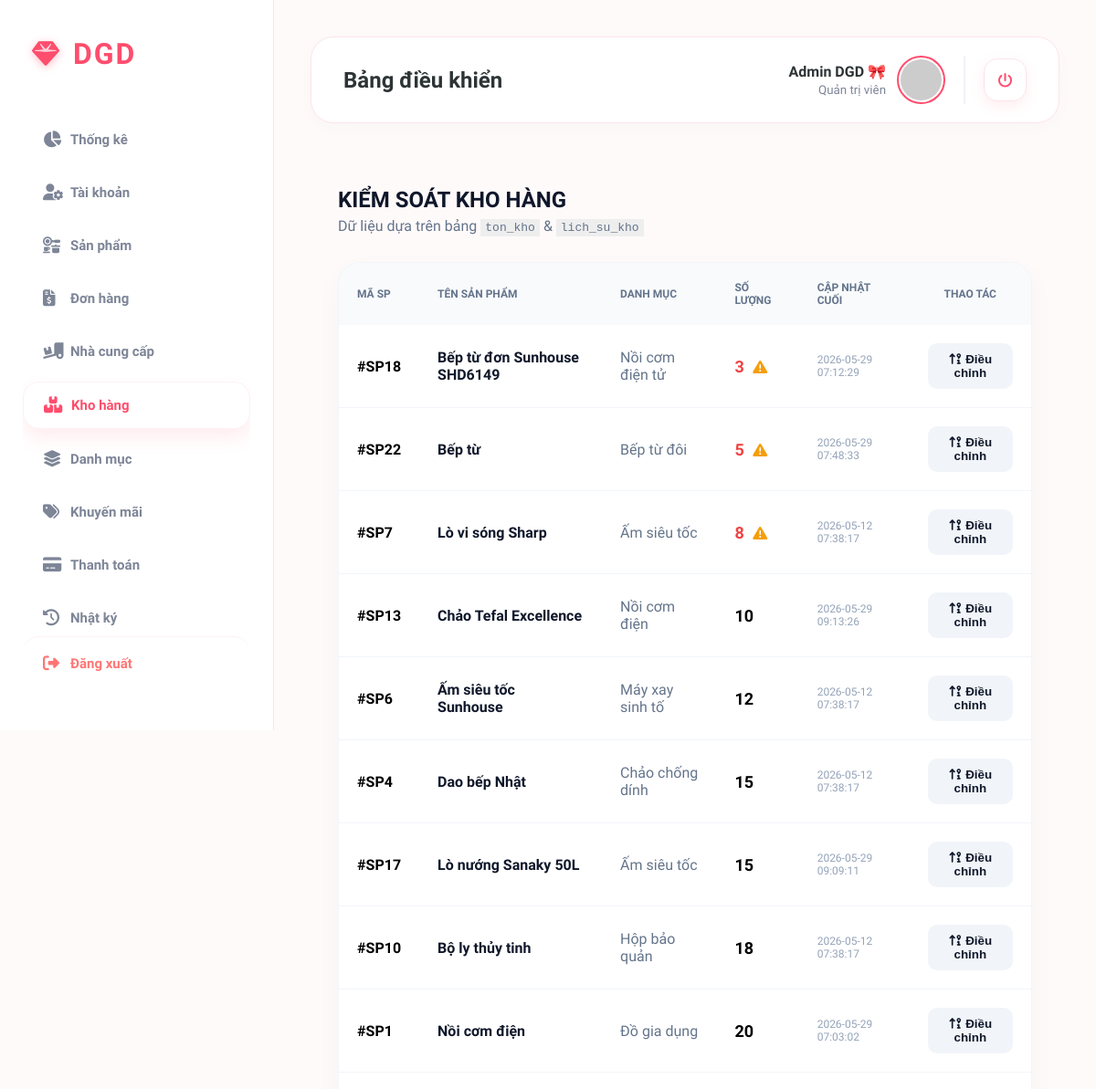
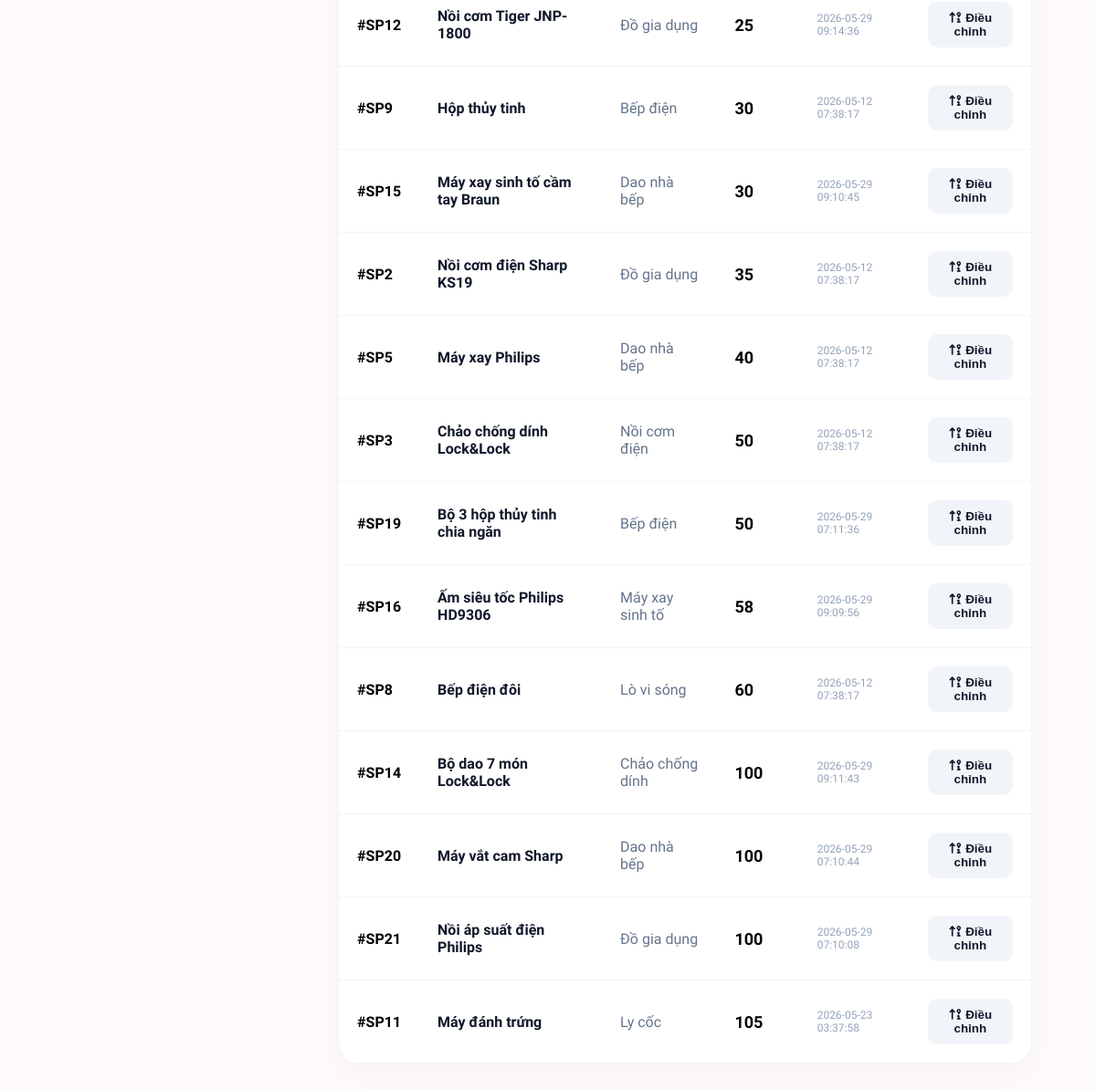
The app's page /admin/warehouse with its own data (2 pictures, top to bottom).
### tables this page shows
CREATE TABLE ton_kho (
    sanPhamId INTEGER PRIMARY KEY,
    soLuong INTEGER DEFAULT 0,
    ngayCapNhat DATETIME DEFAULT CURRENT_TIMESTAMP,

    FOREIGN KEY (sanPhamId)
        REFERENCES san_pham(id)
);

CREATE TABLE san_pham (
    id INTEGER PRIMARY KEY AUTOINCREMENT,
    tenSanPham TEXT NOT NULL,
    moTa TEXT,
    gia REAL NOT NULL,
    danhMucId INTEGER NOT NULL,
    nhaCungCapId INTEGER NOT NULL,
    trangThai INTEGER DEFAULT 1,
    ngayTao DATETIME DEFAULT CURRENT_TIMESTAMP,

    FOREIGN KEY (danhMucId)
        REFERENCES danh_muc(id),

    FOREIGN KEY (nhaCungCapId)
        REFERENCES nha_cung_cap(id)
);

CREATE TABLE danh_muc (
    id INTEGER PRIMARY KEY AUTOINCREMENT,
    tenDanhMuc TEXT NOT NULL,
    danhMucChaId INTEGER,

    FOREIGN KEY (danhMucChaId)
        REFERENCES danh_muc(id)
);

### main.py (the view)
@app.route("/admin/warehouse")
def route_warehouse():
    return warehouse_page()

### controllers/warehouse_controller.py (called while the page is built)
def warehouse_page():
    items = get_inventory_status()
    return render_template("admin/warehouse.html", items=items)

### models/warehouse_model.py (called while the page is built)
def get_db_connection():
    conn = sqlite3.connect("database/database.db")
    conn.row_factory = sqlite3.Row
    return conn

def get_inventory_status():
    conn = get_db_connection()
    sql = """
        SELECT
            sp.id,
            sp.tenSanPham,
            dm.tenDanhMuc,
            tk.soLuong,
            tk.ngayCapNhat
        FROM san_pham sp
        JOIN ton_kho tk ON sp.id = tk.sanPhamId
        JOIN danh_muc dm ON sp.danhMucId = dm.id
        ORDER BY tk.soLuong ASC
    """
    items = conn.execute(sql).fetchall()
    conn.close()
    return items

### templates/admin/warehouse.html (shortened to what this page needs)
{% extends "admin/layout.html" %}
{% block content %}
<div style="padding: 30px; font-family: 'Plus Jakarta Sans', sans-serif;">
    <div style="display: flex; justify-content: space-between; align-items: center; margin-bottom: 30px;">
        <div>
            <h2 style="font-weight: 800; margin: 0; color: #0f172a;">KIỂM SOÁT KHO HÀNG</h2>
            <p style="color: #64748b; margin: 5px 0 0 0;">Dữ liệu dựa trên bảng <code style="background:#eee; padding:2px 5px;">ton_kho</code> & <code style="background:#eee; padding:2px 5px;">lich_su_kho</code></p>
        </div>
    </div>
    <div style="background: white; border-radius: 24px; box-shadow: 0 10px 30px rgba(0,0,0,0.03); overflow: hidden; border: 1px solid #f1f5f9;">
        <table style="width: 100%; border-collapse: collapse;">
            <thead>
                <tr style="background: #f8fafc; text-align: left;">
                    <th style="padding: 20px; font-size: 12px; color: #64748b;">MÃ SP</th>
                    <th style="padding: 20px; font-size: 12px; color: #64748b;">TÊN SẢN PHẨM</th>
                    <th style="padding: 20px; font-size: 12px; color: #64748b;">DANH MỤC</th>
                    <th style="padding: 20px; font-size: 12px; color: #64748b;">SỐ LƯỢNG</th>
                    <th style="padding: 20px; font-size: 12px; color: #64748b;">CẬP NHẬT CUỐI</th>
                    <th style="padding: 20px; font-size: 12px; color: #64748b; text-align:center;">THAO TÁC</th>
                </tr>
            </thead>
            <tbody>
                {% for item in items %}
                <tr style="border-bottom: 1px solid #f1f5f9;">
                    <td style="padding: 20px; font-weight: 700;">#SP{{ item.id }}</td>
                    <td style="padding: 20px; font-weight: 700; color: #0f172a;">{{ item.tenSanPham }}</td>
                    <td style="padding: 20px; color: #64748b;">{{ item.tenDanhMuc }}</td>
                    <td style="padding: 20px;">
                        <span style="font-size: 18px; font-weight: 800; {% if item.soLuong < 10 %}color: #ef4444;{% endif %}">
                            {{ item.soLuong }}
                        </span>
                        {% if item.soLuong < 10 %}
                            <i class="fa-solid fa-triangle-exclamation" style="color: #f59e0b; margin-left: 5px;" title="Sắp hết hàng!"></i>
                        {% endif %}
                    </td>
                    <td style="padding: 20px; font-size: 12px; color: #94a3b8;">{{ item.ngayCapNhat }}</td>
                    <td style="padding: 20px; text-align: center;">
                        <button onclick="showAdjustModal('{{ item.id }}', '{{ item.tenSanPham }}')"
                                style="background: #f1f5f9; border: none; padding: 10px 15px; border-radius: 10px; font-weight: 700; color: #0f172a; cursor: pointer; transition: 0.2s;">
                            <i class="fa-solid fa-arrow-up-9-1"></i> Điều chỉnh
                        </button>
                    </td>
                </tr>
                {% endfor %}
            </tbody>
        </table>
    </div>
</div>
{% endblock %}

### templates/admin/layout.html (style rules this page uses)
:root { --pink-bright: #ff4d6d; --pink-soft: #fff0f3; --pink-gradient: linear-gradient(135deg, #ff4d6d 0%, #ff85a1 100%); --sidebar-bg: #ffffff; --shadow-glow: 0 10px 30px rgba(255, 77, 109, 0.2); --text-main: #2d3436; --text-sub: #7d8597; }
body { margin: 0; font-family: 'Plus Jakarta Sans', sans-serif; background-color: #fffafa; display: flex; min-height: 100vh; }

### records on screen
ton_kho: id "18", tenSanPham "Bếp từ đơn Sunhouse SHD6149", tenDanhMuc "Nồi cơm điện tử", soLuong "3", ngayCapNhat "2026-05-29 07:12:29"
ton_kho: id "22", tenSanPham "Bếp từ", tenDanhMuc "Bếp từ đôi", soLuong "5", ngayCapNhat "2026-05-29 07:48:33"
ton_kho: id "7", tenSanPham "Lò vi sóng Sharp", tenDanhMuc "Ấm siêu tốc", soLuong "8", ngayCapNhat "2026-05-12 07:38:17"
ton_kho: id "13", tenSanPham "Chảo Tefal Excellence", tenDanhMuc "Nồi cơm điện", soLuong "10", ngayCapNhat "2026-05-29 09:13:26"
ton_kho: id "6", tenSanPham "Ấm siêu tốc Sunhouse", tenDanhMuc "Máy xay sinh tố", soLuong "12", ngayCapNhat "2026-05-12 07:38:17"
ton_kho: id "4", tenSanPham "Dao bếp Nhật", tenDanhMuc "Chảo chống dính", soLuong "15", ngayCapNhat "2026-05-12 07:38:17"
ton_kho: id "17", tenSanPham "Lò nướng Sanaky 50L", tenDanhMuc "Ấm siêu tốc", soLuong "15", ngayCapNhat "2026-05-29 09:09:11"
ton_kho: id "10", tenSanPham "Bộ ly thủy tinh", tenDanhMuc "Hộp bảo quản", soLuong "18", ngayCapNhat "2026-05-12 07:38:17"
ton_kho: id "1", tenSanPham "Nồi cơm điện", tenDanhMuc "Đồ gia dụng", soLuong "20", ngayCapNhat "2026-05-29 07:03:02"
ton_kho: id "12", tenSanPham "Nồi cơm Tiger JNP-1800", tenDanhMuc "Đồ gia dụng", soLuong "25", ngayCapNhat "2026-05-29 09:14:36"
ton_kho: id "9", tenSanPham "Hộp thủy tinh", tenDanhMuc "Bếp điện", soLuong "30", ngayCapNhat "2026-05-12 07:38:17"
ton_kho: id "15", tenSanPham "Máy xay sinh tố cầm tay Braun", tenDanhMuc "Dao nhà bếp", soLuong "30", ngayCapNhat "2026-05-29 09:10:45"
ton_kho: id "2", tenSanPham "Nồi cơm điện Sharp KS19", tenDanhMuc "Đồ gia dụng", soLuong "35", ngayCapNhat "2026-05-12 07:38:17"
ton_kho: id "5", tenSanPham "Máy xay Philips", tenDanhMuc "Dao nhà bếp", soLuong "40", ngayCapNhat "2026-05-12 07:38:17"
ton_kho: id "3", tenSanPham "Chảo chống dính Lock&Lock", tenDanhMuc "Nồi cơm điện", soLuong "50", ngayCapNhat "2026-05-12 07:38:17"
ton_kho: id "19", tenSanPham "Bộ 3 hộp thủy tinh chia ngăn", tenDanhMuc "Bếp điện", soLuong "50", ngayCapNhat "2026-05-29 07:11:36"
ton_kho: id "16", tenSanPham "Ấm siêu tốc Philips HD9306", tenDanhMuc "Máy xay sinh tố", soLuong "58", ngayCapNhat "2026-05-29 09:09:56"
ton_kho: id "8", tenSanPham "Bếp điện đôi", tenDanhMuc "Lò vi sóng", soLuong "60", ngayCapNhat "2026-05-12 07:38:17"
ton_kho: id "14", tenSanPham "Bộ dao 7 món Lock&Lock", tenDanhMuc "Chảo chống dính", soLuong "100", ngayCapNhat "2026-05-29 09:11:43"
ton_kho: id "20", tenSanPham "Máy vắt cam Sharp", tenDanhMuc "Dao nhà bếp", soLuong "100", ngayCapNhat "2026-05-29 07:10:44"
ton_kho: id "21", tenSanPham "Nồi áp suất điện Philips", tenDanhMuc "Đồ gia dụng", soLuong "100", ngayCapNhat "2026-05-29 07:10:08"
ton_kho: id "11", tenSanPham "Máy đánh trứng", tenDanhMuc "Ly cốc", soLuong "105", ngayCapNhat "2026-05-23 03:37:58"
